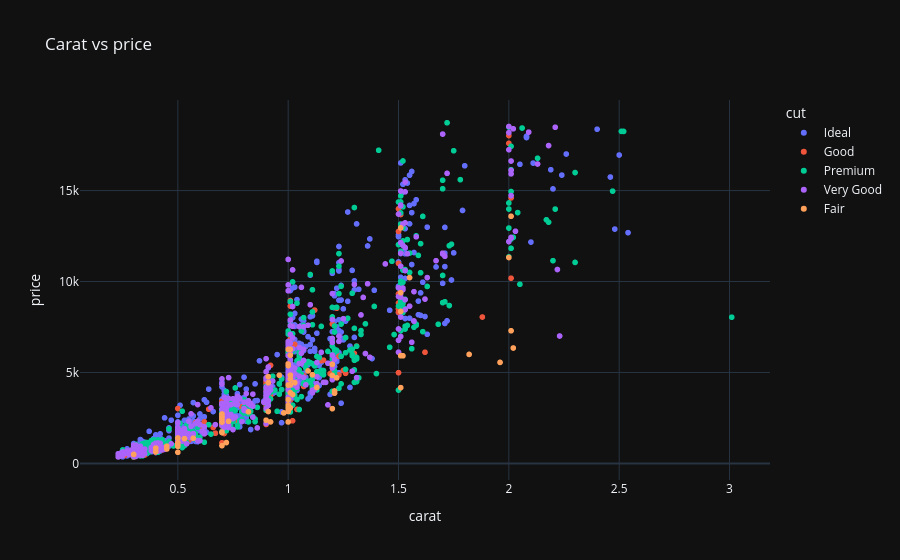

Notebook code cell kept with this figure:
### Code cell
sample = df.sample(2000, random_state=1)

fig = px.scatter(sample, x="carat", y="price", color="cut", title="Carat vs price")
fig.show()

### Figure 1 — Plotly figure (JSON) as saved in the notebook; plotly's stock layout.template omitted (floating-point values rounded to 4 significant figures; data arrays with more than 128 entries replaced by an {"elided": "..."} marker saying what was removed)
{"data": [{"hovertemplate": "cut=Ideal<br>carat=%{x}<br>price=%{y}<extra></extra>", "legendgroup": "Ideal", "marker": {"color": "#636efa", "symbol": "circle"}, "mode": "markers", "name": "Ideal", "showlegend": true, "x": {"elided": "803 float values"}, "xaxis": "x", "y": {"elided": "803 int values"}, "yaxis": "y", "type": "scattergl"}, {"hovertemplate": "cut=Good<br>carat=%{x}<br>price=%{y}<extra></extra>", "legendgroup": "Good", "marker": {"color": "#EF553B", "symbol": "circle"}, "mode": "markers", "name": "Good", "showlegend": true, "x": {"elided": "176 float values"}, "xaxis": "x", "y": {"elided": "176 int values"}, "yaxis": "y", "type": "scattergl"}, {"hovertemplate": "cut=Premium<br>carat=%{x}<br>price=%{y}<extra></extra>", "legendgroup": "Premium", "marker": {"color": "#00cc96", "symbol": "circle"}, "mode": "markers", "name": "Premium", "showlegend": true, "x": {"elided": "499 float values"}, "xaxis": "x", "y": {"elided": "499 int values"}, "yaxis": "y", "type": "scattergl"}, {"hovertemplate": "cut=Very Good<br>carat=%{x}<br>price=%{y}<extra></extra>", "legendgroup": "Very Good", "marker": {"color": "#ab63fa", "symbol": "circle"}, "mode": "markers", "name": "Very Good", "showlegend": true, "x": {"elided": "451 float values"}, "xaxis": "x", "y": {"elided": "451 int values"}, "yaxis": "y", "type": "scattergl"}, {"hovertemplate": "cut=Fair<br>carat=%{x}<br>price=%{y}<extra></extra>", "legendgroup": "Fair", "marker": {"color": "#FFA15A", "symbol": "circle"}, "mode": "markers", "name": "Fair", "showlegend": true, "x": [1.0, 0.91, 1.22, 0.53, 0.91, 1.01, 1.51, 0.7, 1.51, 1.21, 1.2, 1.0, 1.0, 1.01, 1.2, 0.5, 1.55, 1.51, 0.57, 1.02, 1.03, 2.01, 0.4, 1.01, 1.0, 1.09, 0.96, 1.96, 0.7, 0.4, 0.5, 0.7, 1.52, 1.01, 0.73, 1.0, 1.01, 1.0, 1.01, 1.0, 0.7, 1.51, 0.98, 0.3, 0.5, 1.2, 2.0, 1.0, 0.7, 0.7, 2.02, 0.45, 0.7, 1.0, 1.21, 2.01, 1.0, 1.82, 0.5, 0.7, 1.01, 1.51, 1.11, 0.5, 0.82, 0.92, 1.13, 0.45, 0.9, 0.91, 0.72], "xaxis": "x", "y": [4312, 2854, 4705, 1363, 4770, 3054, 5919, 978, 12948, 3862, 4838, 5376, 3511, 4634, 5445, 1134, 10217, 8355, 1383, 3787, 4441, 13587, 644, 4853, 6268, 5085, 4849, 5554, 2595, 840, 1031, 2553, 5916, 3886, 2317, 3192, 6271, 5460, 4317, 2280, 2717, 9386, 2777, 496, 938, 3011, 11322, 2856, 1697, 2437, 6346, 945, 1723, 4312, 3984, 7294, 3027, 5993, 613, 2273, 5950, 4167, 4873, 1397, 2838, 2283, 4176, 794, 2376, 4439, 1147], "yaxis": "y", "type": "scattergl"}], "layout": {"xaxis": {"anchor": "y", "domain": [0.0, 1.0], "title": {"text": "carat"}}, "yaxis": {"anchor": "x", "domain": [0.0, 1.0], "title": {"text": "price"}}, "legend": {"title": {"text": "cut"}, "tracegroupgap": 0}, "title": {"text": "Carat vs price"}}}
